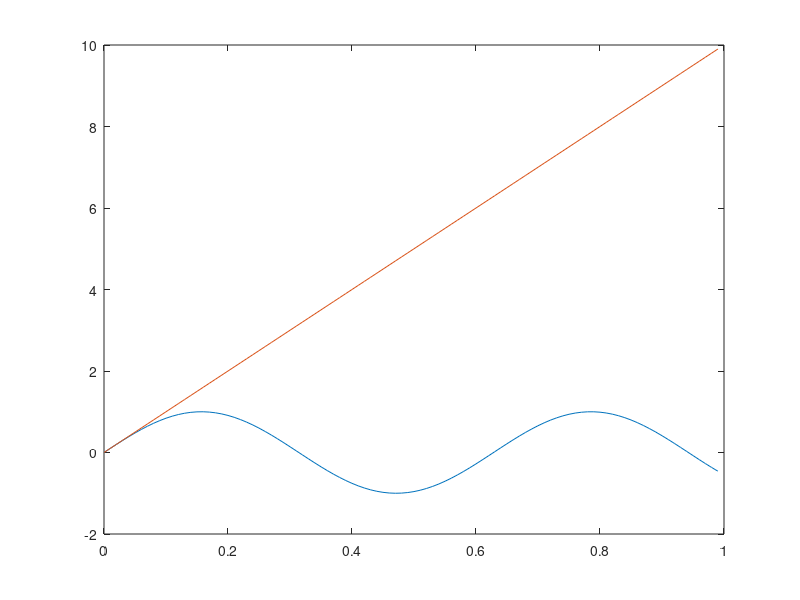

Write MATLAB code to recreate this figure.
clear

t = 0, dt = 0.01, tf = 1; % 1 second

i=1

while (t <= tf) 
 tt(i) = t;
 xt(i) = sin(10*t);
 zt(i) = 10*t; % helicoidal motion
 t = t + dt;
 i = i + 1;
end

figure (1)
plot(tt, xt, tt, zt)
